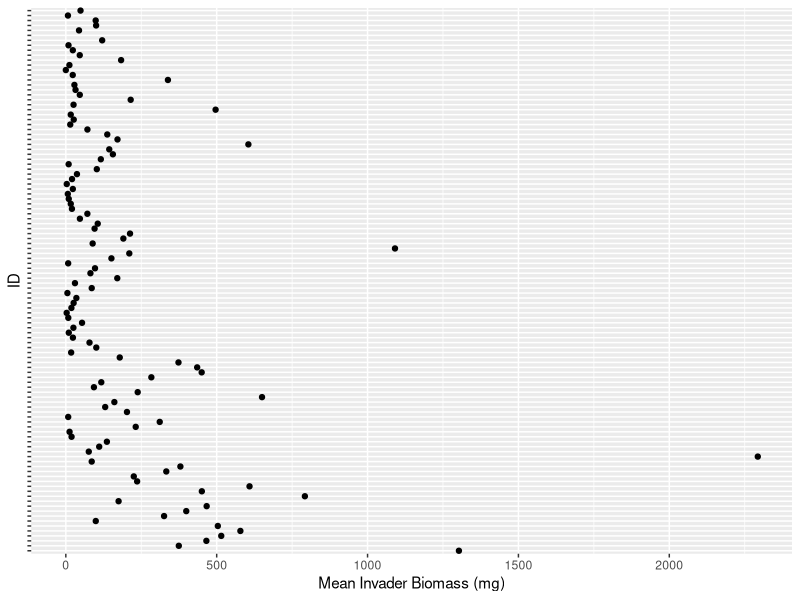
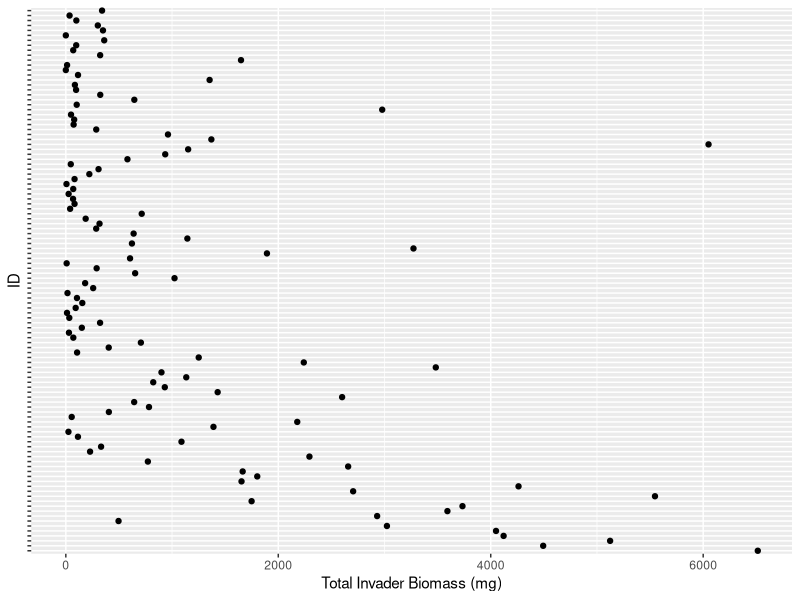
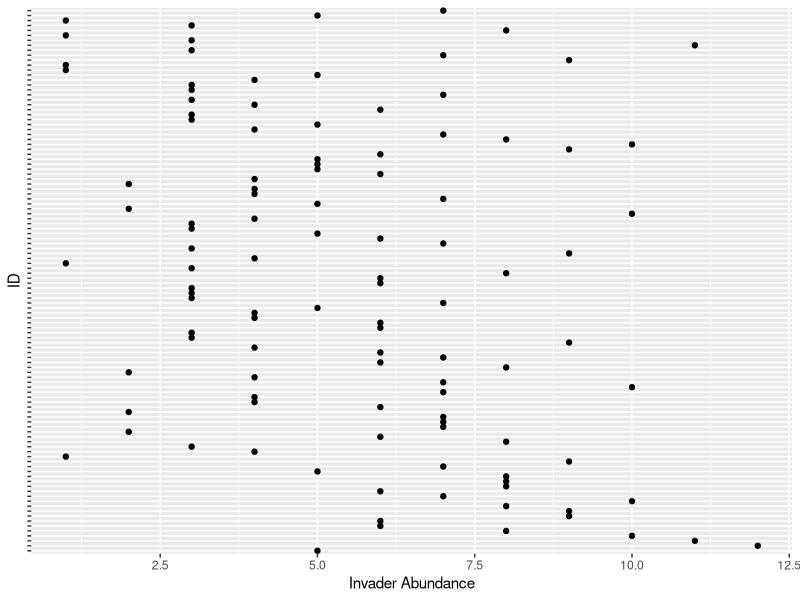
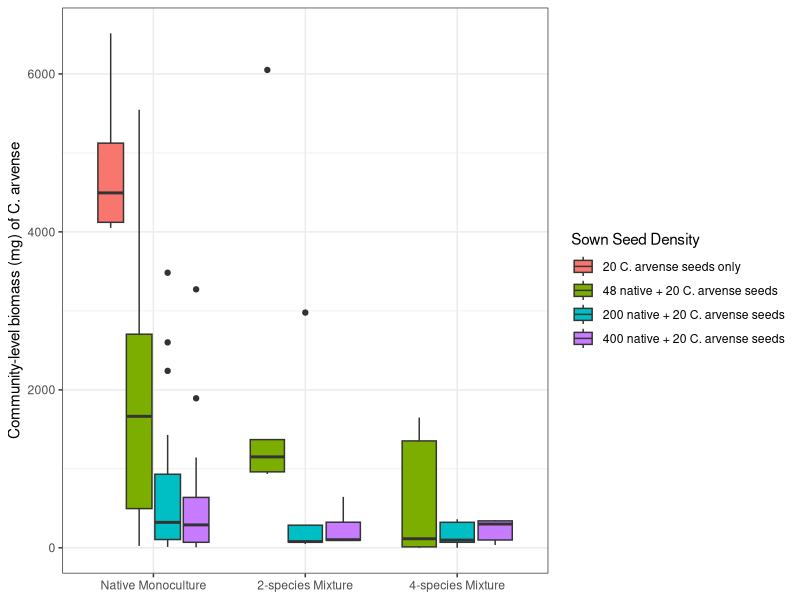
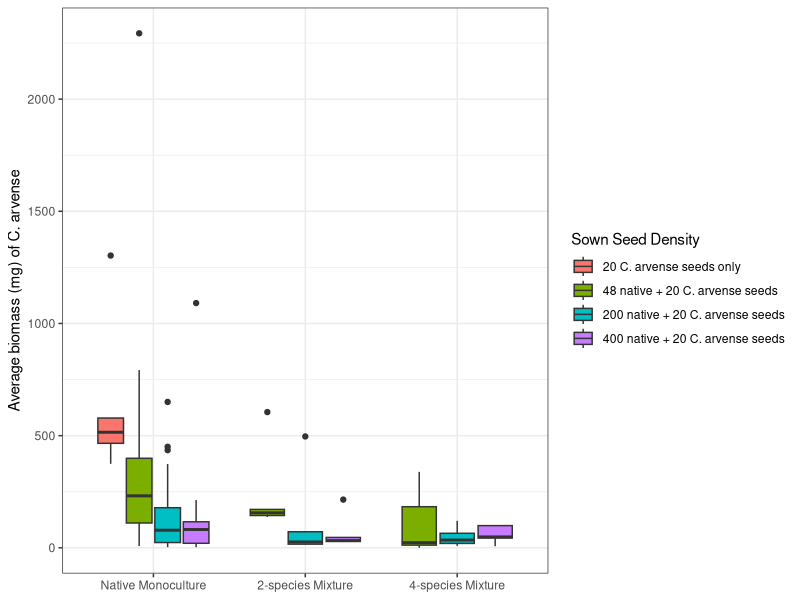
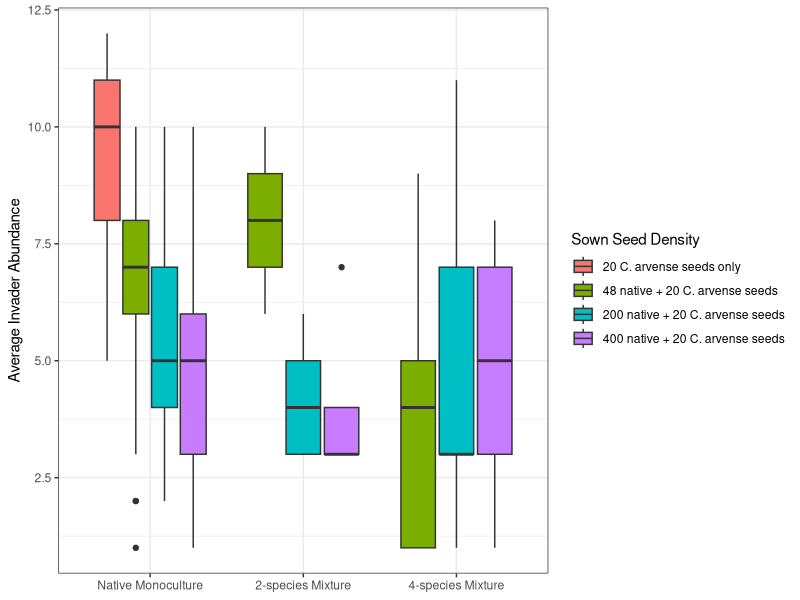
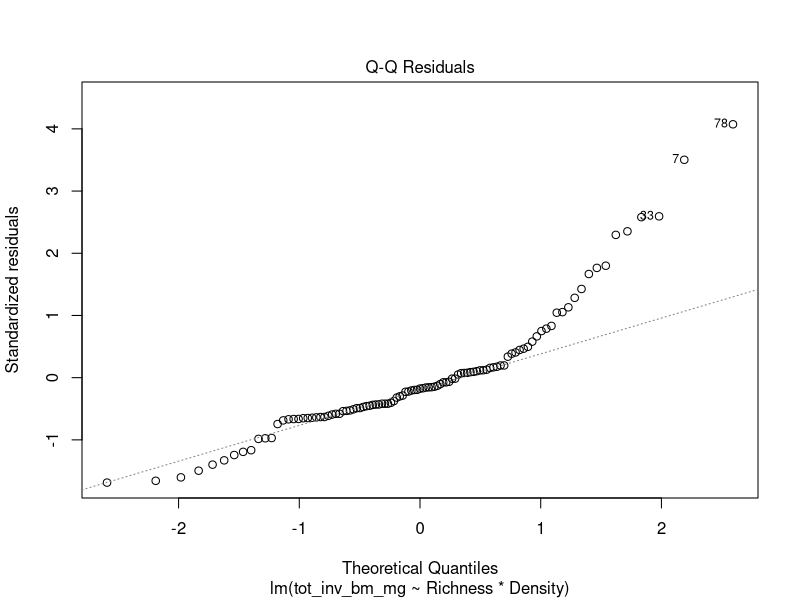
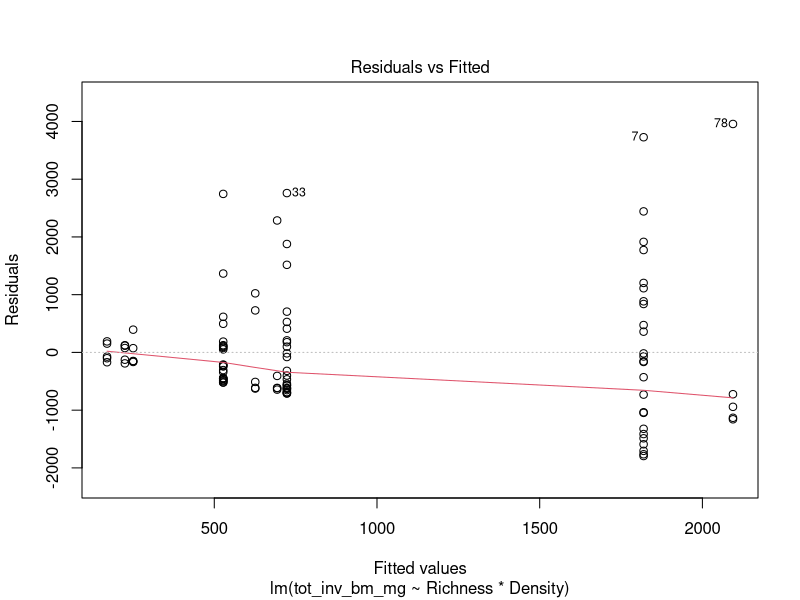

Reproduce these figures in R, in order.
# libraries -----
library(dplyr)    # for manipulating data
library(here)     # for creating relative file paths
library(ggplot2)  # for visualizing data 

# import ----

inv_bm <- read.csv(here("data", "intermediate_data", "invader_biomass.csv"))

# exploratory data analysis -----

## check for sample size of density and richness treatments ----
# to determine type of sum of squares (I, II, or III) required for ANOVA 
inv_bm %>%
  group_by(Richness_ID, Density_ID) %>%
  summarize(
    n_avg_bm = length(na.omit(mean_inv_bm_mg)),
    n_tot_bm = length(na.omit(tot_inv_bm_mg)),
    n_inv_ab = length(na.omit(num_invaders))
  )

## check for outliers -----
# reason: outliers increase the estimate of sample variance
# decreasing the calculated F statistics for ANOVA's
# lowering the chance of rejecting the null hypothesis 
inv_bm %>%
  mutate(ID = paste(Richness_ID, Density_ID, Rep)) %>%
  ggplot(aes(x = mean_inv_bm_mg, y = ID)) + 
  geom_point() +
  labs(
    x = "Mean Invader Biomass (mg)",
    y = "ID"
    ) + 
  theme(axis.text.y = element_blank())
  
inv_bm %>%
  mutate(ID = paste(Richness_ID, Density_ID, Rep)) %>%
  ggplot(aes(x = tot_inv_bm_mg, y = ID)) + 
  geom_point() +
  labs(
    x = "Total Invader Biomass (mg)",
    y = "ID"
  ) + 
  theme(axis.text.y = element_blank())

inv_bm %>%
  mutate(ID = paste(Richness_ID, Density_ID, Rep)) %>%
  ggplot(aes(x = num_invaders, y = ID)) + 
  geom_point() +
  labs(
    x = "Invader Abundance",
    y = "ID"
  ) + 
  theme(axis.text.y = element_blank())

# check box-plots ----
# reason: visualize summary statistics to get a sense of median and spread
# across seeding density and seeding richness treatments
(plot_tot_inv_bm <- inv_bm %>%
   mutate(
     Density_ID = case_when(
       Density_ID == "-"  ~ "20 C. arvense seeds only",
       Density_ID == "D1" ~ "48 native + 20 C. arvense seeds",
       Density_ID == "D2" ~ "200 native + 20 C. arvense seeds", 
       Density_ID == "D3" ~ "400 native + 20 C. arvense seeds") %>%
       factor(levels = c(
         "20 C. arvense seeds only", 
         "48 native + 20 C. arvense seeds", 
         "200 native + 20 C. arvense seeds", 
         "400 native + 20 C. arvense seeds")
       )
   ) %>%
   
   mutate(
     Richness_ID = case_when(
       Density_ID  == "20 invasive seeds"  ~ "Invasive-Only", 
       Richness_ID == "M1" ~ "Native Monoculture", 
       Richness_ID == "M2" ~ "2-species Mixture", 
       Richness_ID == "M4" ~ "4-species Mixture", 
       TRUE ~ Richness_ID
     ), 
     
     Richness_ID = factor(Richness_ID, levels = c(
       "Invasive-Only", 
       "Native Monoculture", 
       "2-species Mixture", 
       "4-species Mixture")
     )
   ) %>%
   ggplot(aes(x = Richness_ID, y = tot_inv_bm_mg)) +
   geom_boxplot(
     aes(fill = Density_ID), 
     position = "dodge2"
   ) + 
   labs(
     fill = "Sown Seed Density", 
     x = NULL, 
     y = "Community-level biomass (mg) of C. arvense"
   ) + 
   theme_bw()
)

(plot_avg_inv_bm <- inv_bm %>%
    mutate(
      Density_ID = case_when(
        Density_ID == "-"  ~ "20 C. arvense seeds only",
        Density_ID == "D1" ~ "48 native + 20 C. arvense seeds",
        Density_ID == "D2" ~ "200 native + 20 C. arvense seeds", 
        Density_ID == "D3" ~ "400 native + 20 C. arvense seeds") %>%
        factor(levels = c(
          "20 C. arvense seeds only", 
          "48 native + 20 C. arvense seeds", 
          "200 native + 20 C. arvense seeds", 
          "400 native + 20 C. arvense seeds")
        )
    ) %>%
    
    mutate(
      Richness_ID = case_when(
        Density_ID  == "20 invasive seeds"  ~ "Invasive-Only", 
        Richness_ID == "M1" ~ "Native Monoculture", 
        Richness_ID == "M2" ~ "2-species Mixture", 
        Richness_ID == "M4" ~ "4-species Mixture", 
        TRUE ~ Richness_ID
      ), 
      
      Richness_ID = factor(Richness_ID, levels = c(
        "Invasive-Only", 
        "Native Monoculture", 
        "2-species Mixture", 
        "4-species Mixture")
      )
    ) %>%
    ggplot(aes(x = Richness_ID, y = mean_inv_bm_mg)) +
    geom_boxplot(
      aes(fill = Density_ID), 
      position = "dodge2"
    ) + 
    labs(
      fill = "Sown Seed Density", 
      x = NULL, 
      y = "Average biomass (mg) of C. arvense"
    ) + 
    theme_bw()
)

(plot_ab_inv_bm <- inv_bm %>%
    mutate(
      Density_ID = case_when(
        Density_ID == "-"  ~ "20 C. arvense seeds only",
        Density_ID == "D1" ~ "48 native + 20 C. arvense seeds",
        Density_ID == "D2" ~ "200 native + 20 C. arvense seeds", 
        Density_ID == "D3" ~ "400 native + 20 C. arvense seeds") %>%
        factor(levels = c(
          "20 C. arvense seeds only", 
          "48 native + 20 C. arvense seeds", 
          "200 native + 20 C. arvense seeds", 
          "400 native + 20 C. arvense seeds")
        )
    ) %>%
    
    mutate(
      Richness_ID = case_when(
        Density_ID  == "20 invasive seeds"  ~ "Invasive-Only", 
        Richness_ID == "M1" ~ "Native Monoculture", 
        Richness_ID == "M2" ~ "2-species Mixture", 
        Richness_ID == "M4" ~ "4-species Mixture", 
        TRUE ~ Richness_ID
      ), 
      
      Richness_ID = factor(Richness_ID, levels = c(
        "Invasive-Only", 
        "Native Monoculture", 
        "2-species Mixture", 
        "4-species Mixture")
      )
    ) %>%
    ggplot(aes(x = Richness_ID, y = num_invaders)) +
    geom_boxplot(
      aes(fill = Density_ID), 
      position = "dodge2"
    ) + 
    labs(
      fill = "Sown Seed Density", 
      x = NULL, 
      y = "Average Invader Abundance"
    ) + 
    theme_bw()
)

# statistical analyses ----

# change the values for invader monocultures
# so that you can compare native monocultures + mixtures for the ANOVAs
inv_bm_tidy <- inv_bm %>%
  
  mutate(
    Density_ID = case_when(
      Density_ID == "-" ~ "D0", 
      TRUE ~ Density_ID),
    
    Richness_ID = case_when(
      Richness_ID == "M1" & Density_ID == "D0" ~ "Inv", 
      TRUE ~ Richness_ID)
    ) %>%

  mutate(
    Richness_ID = factor(
      Richness_ID, 
      levels = c("Inv", "M1", "M2", "M4")),
    
    Density_ID = factor(
      Density_ID, 
      levels = c("D0", "D1", "D2", "D3")
    )
  ) %>%
  
  rename(
    Density = Density_ID, 
    Richness = Richness_ID
  )

## model fit ----

lm_tot_inv_bm1 <- lm(
  tot_inv_bm_mg ~ Richness*Density, 
  data = inv_bm_tidy)

# check which regression coefficients are due to singularities
# check for highly collinear terms 
summary(lm_tot_inv_bm1)
alias(lm_tot_inv_bm1) # look for complete aliasing

# drop invader monocultures to avoid aliased coefficients
inv_bm_minus_d0 <- inv_bm_tidy %>%
  mutate(Density = as.character(Density)) %>%
  dplyr::filter(Density %in% c("D1", "D2", "D3")) 

lm_tot_inv_bm2 <- lm(
  tot_inv_bm_mg ~ Richness*Density, 
  data = inv_bm_minus_d0
  )

# check assumptions for two-way ANOVA
plot(lm_tot_inv_bm2, 2) # normality of residuals
plot(lm_tot_inv_bm2, 1) # homogeneity of variance
plot(lm_tot_inv_bm2, 4) # influential outliers

# refit model to stabilize variance
# using a log (x+1) transformation
inv_bm_minus_d0 <- mutate(inv_bm_minus_d0, 
  log_tot_inv_bm = log(tot_inv_bm_mg + 1)
  ) 

lm_tot_inv_bm3 <- lm(
  log_tot_inv_bm ~ Richness*Density, 
  data = inv_bm_minus_d0
)

# double-check assumptions for two-way ANOVA
plot(lm_tot_inv_bm3, 2) # normality of residuals
plot(lm_tot_inv_bm3, 1) # homogeneity of variance
plot(lm_tot_inv_bm3, 4) # influential outliers

## two-way ANOVA ----

# run a type II ANOVA to account for unbalanced sample designs
aov_t2_inv_bm <- car::Anova(lm_tot_inv_bm3, type = 2)

